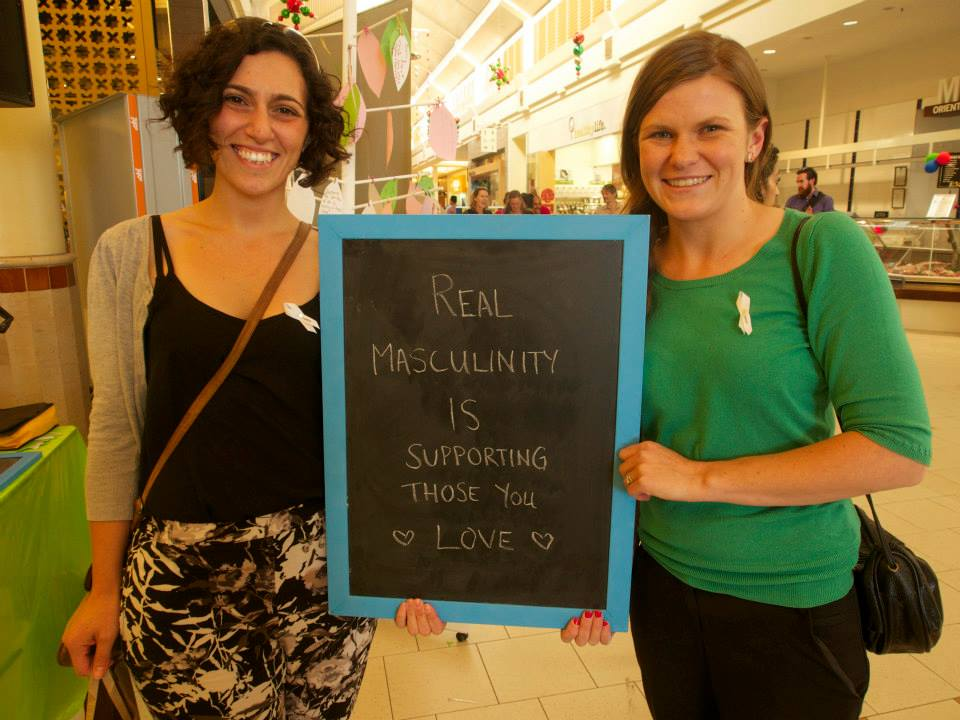
#> input picture utilities/13085_796797247028957_6602386583672205251_n.jpg, 960 x 720 px
$ python resize_image.py 13085_796797247028957_6602386583672205251_n.jpg   (Python 2 division)   (older library calls are emulated)
#> lines starting #> are read from the running program, lines starting #| are printed output that depends on the picture
# resize images to 960x720 for use in a slider for the GPAN website
from PIL import Image
import os, sys, math, datetime

# Prints the given message if DEBUG is set to True
def debugPrint(message):
	if (DEBUG):
		print message

# Gets the directory containing this script
def getScriptPath():
	return os.path.dirname(os.path.realpath(sys.argv[0]))

def isPicture(filename):
	return filename.endswith(".bmp") or filename.endswith(".eps") or filename.endswith(".gif") or filename.endswith(".im") or filename.endswith(".jpeg") or filename.endswith(".jpg") or filename.endswith(".j2k") or filename.endswith(".j2p") or filename.endswith(".jpx") or filename.endswith(".tiff") or filename.endswith(".jfif") or filename.endswith(".jif") or filename.endswith(".png")

# Resize the image to the global defined size
def resizeImage(filename):
	debugPrint("\t" + filename)
	# open the image and get its width and height
	image = Image.open(filename)
#> image is the input picture: PIL image 960x720 RGB; mean R, G, B 117.6, 99.7, 54.8
	img_width = image.size[0]
#> img_width = 960
	img_height = image.size[1]
#> img_height = 720
	image = image.convert("RGBA")
#> image: PIL image 960x720 RGBA

	debugPrint("\t\twidth : %i" % img_width)
	debugPrint("\t\theight: %i" % img_height)
	debugPrint("\t\tmode  : %s" % image.mode)

	# check if the height is different
	# if it is, resize so the height is the same
	if (img_height != HEIGHT):
		# compute scaling factor
		scale = HEIGHT / img_height
#> scale = 1.5
		new_height = int(math.floor(HEIGHT))
		# compute new width
		new_width = int(math.floor(img_width * scale))
#> new_width = 1440

		debugPrint("\t\tNew Dimensions:")
		debugPrint("\t\t\tscale : %f" % scale)
		debugPrint("\t\t\twidth : %i" % new_width)
		debugPrint("\t\t\theight: %i" % new_height)

		if (img_height < HEIGHT):
			scalerType = Image.BICUBIC
		else:
			scalerType = Image.ANTIALIAS

		# scale the image
		resized = image.resize((new_width, new_height), scalerType)

		debugPrint("\t\tScaled Dimensions:")
		debugPrint("\t\t\twidth : %i" % resized.size[0])
		debugPrint("\t\t\theight: %i" % resized.size[1])

		if (new_width < WIDTH):
			# paste the picture over the center of
			# a new transparent WIDTH x HEIGHT image
			bg = Image.new(image.mode, (int(WIDTH), int(HEIGHT)), None)
#> bg: PIL image 1920x1080 RGBA; every value is 0

			# compute upper-left corner
			corner = ((int(WIDTH) - resized.size[0]) / 2, 0)
#> corner = (240, 0)

			# paste the image
			bg.paste(resized, corner)
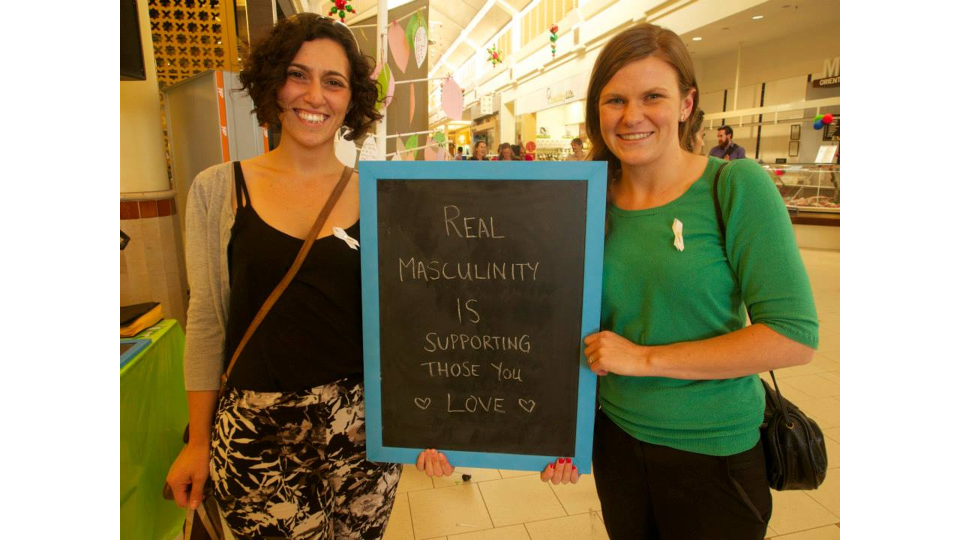
#> bg: PIL image 1920x1080 RGBA (shown at 1/2 size); mean R, G, B, A 88.2, 74.8, 41.1, 191.2; transparent parts drawn white
			resized = bg
		elif (new_width > WIDTH):
			# crop the picture
			crop_offset = int((img_width - WIDTH) / 2)
			left = crop_offset
			if (left < 0):
				left = 0
			right = img_width - crop_offset
			if (right > img_width):
				right = img_width
			top = 0
			bottom = int(HEIGHT)
			debugPrint("\t\tCrop box:")
			debugPrint("\t\t\tleft  : %d" % left)
			debugPrint("\t\t\tright : %d" % right)
			debugPrint("\t\t\ttop   : %d" % top)
			debugPrint("\t\t\tbottom: %d" % bottom)
			crop_box = (left, top, right, bottom)
			resized = image.crop(crop_box)

		# save the image
		resized.save(newName(filename))

	elif (img_width < WIDTH):
		# paste the picture over the center of
		# a new transparent WIDTH x HEIGHT image
		##
		# Create a new background
		bg = Image.new("RGBA", (WIDTH, HEIGHT), None)

		# compute upper-left corner
		corner = ((int(WIDTH) - resized.size[0]) / 2, 0)

		# paste the image
		bg.paste(resized, corner)
		resized = bg
		resized.save(newName(filename))

	elif (img_width > WIDTH):
		crop_offset = int((img_width - WIDTH) / 2)
		left = crop_offset
		if (left < 0):
			left = 0
		right = img_width - crop_offset
		if (right > img_width):
			right = img_width
		top = 0
		bottom = int(HEIGHT)
		debugPrint("\t\tCrop box:")
		debugPrint("\t\t\tleft  : %d" % left)
		debugPrint("\t\t\tright : %d" % right)
		debugPrint("\t\t\ttop   : %d" % top)
		debugPrint("\t\t\tbottom: %d" % bottom)
		crop_box = (left, top, right, bottom)
		resized = image.crop(crop_box)
		resized.save(newName(filename))


def newName(filename):
	global counter
	name = "rsz%03d_%d_%02d_%02d.jpg" % (counter, date.year, date.month, date.day)
	counter = counter + 1
	return name

if __name__ == "__main__":
	# Whether or not debug messages are printed
	global DEBUG
	# SET TO TRUE TO PRINT DEBUG MESSAGES
	DEBUG = False

	# The desired width and height
	global HEIGHT
	global WIDTH
	HEIGHT = 1080.0
	WIDTH = 1920.0

	debugPrint("Default height: %d" % HEIGHT)
	debugPrint("Default width : %d" % WIDTH)

	global counter
	global date
	counter = 0
	date = datetime.datetime.now()

	# get the directory this file is in
	path = getScriptPath()
	debugPrint(path)

	# iterate through the directory
	for filename in os.listdir(path):
		# Right now it's only tested with jpg, add support for png and other image formats maybe?
		if isPicture (filename) and not filename.startswith("rsz"):
			resizeImage(filename)
#> pass 2 of the loop `for filename in os.listdir(path):`:
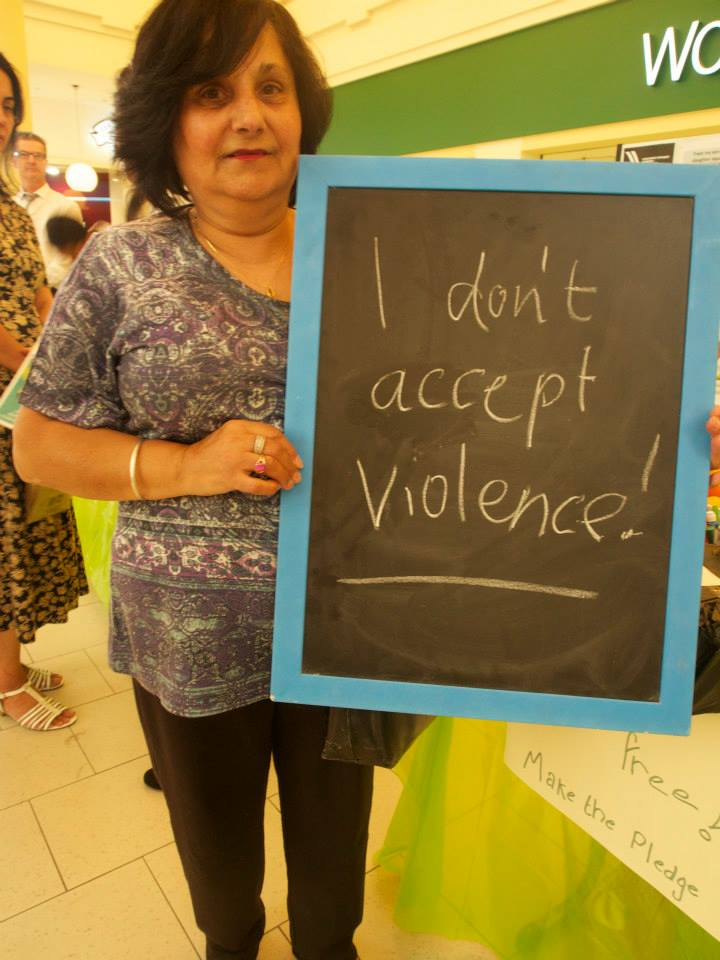
#> input picture utilities/150139_796795817029100_4447200634499957857_n.jpg, 720 x 960 px
#> in resizeImage, image is the input picture: PIL image 720x960 RGB; mean R, G, B 141.9, 120.3, 63.6
#> image: PIL image 720x960 RGBA
#> resized: PIL image 810x1080 RGBA
#> in resizeImage (call 2), `bg.paste(resized, corner)`:
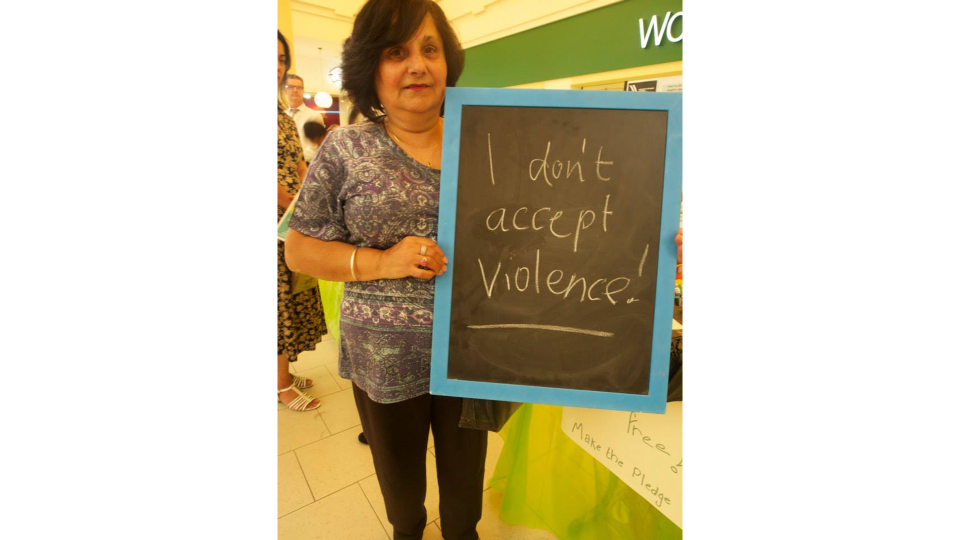
#> bg: PIL image 1920x1080 RGBA (shown at 1/2 size); mean R, G, B, A 59.9, 50.8, 26.8, 107.6; transparent parts drawn white
